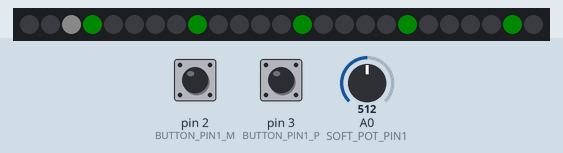
Simulated run of this sketch. Board: Arduino Uno, built with avr-gcc and run on an emulated ATmega328P. Shown: 25 RGB LEDs in strip order, left to right. The test bench sets the inputs (shaded band); at power-on: pin 2 (BUTTON_PIN1_M) HIGH, A0 (SOFT_POT_PIN1) = 512, pin 3 (BUTTON_PIN1_P) HIGH. Dim RGB values are drawn brighter than linear; what the sketch prints to the serial monitor is not drawn.

Above: at 1.2 s.
1.3 s: pin 2 (BUTTON_PIN1_M) pulled LOW for 0.15 s
At 1.69 s:
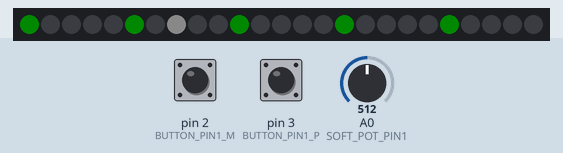
2.0 s: A0 (SOFT_POT_PIN1) set to 365
At 2.44 s:
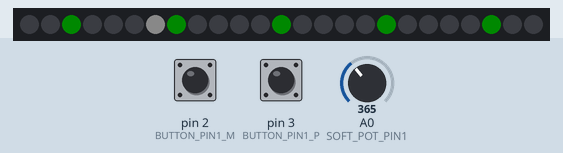
3.5 s: pin 2 (BUTTON_PIN1_M) pulled LOW for 1 s
At 5.08 s:
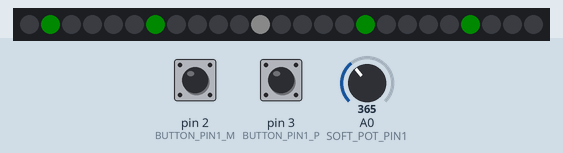
5.1 s: pin 3 (BUTTON_PIN1_P) pulled LOW for 0.15 s
5.8 s: A0 (SOFT_POT_PIN1) set to 435
8.8 s: A0 (SOFT_POT_PIN1) set to 458
At 9.22 s:
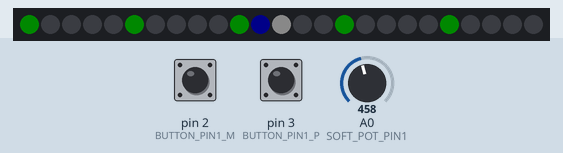
Timing chart, 0 to 11.8 s (numbered marks = the images above; inputs shaded):
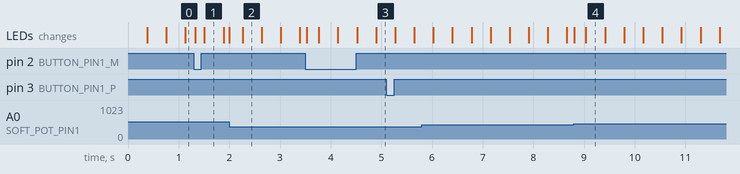

Measured:
- the behaviour switches between 445 and 446 on A0 (SOFT_POT_PIN1) (found by bisection; images 3 and 4)
- after the input at 8.8 s, the LEDs: first change at once (image 4 shows a later state)

The sketch:

SpotCheck_P1.ino
```cpp
#include <Adafruit_NeoPixel.h>
//P1 move
#define BUTTON_PIN1_M   2   // Digital IO pin connected to the button.  This will be
// driven with a pull-up resistor so the switch should
// pull the pin to ground momentarily.  On a high -> low
//P1 place                // transition the button press logic will execute.
#define BUTTON_PIN1_P   3 // p = placement of light

#define SOFT_POT_PIN1   A0 //for sliders

#define PIXEL_PIN    6    // Digital IO pin connected to the NeoPixels.
#define PIXEL_COUNT 25


Adafruit_NeoPixel strip = Adafruit_NeoPixel(PIXEL_COUNT, PIXEL_PIN, NEO_GRB + NEO_KHZ800);

int prevTime = 0;
int waveFrameTime = 0;
int WAVE_FRAME_MAX = 375;
int colLight = 0; //time global variables


class Player {
  public:
    int x;
    int y;

    int r;
    int g;
    int b;

    int direct; // set 1 for player 1, -1 for player 2
    Player(int xA, int yA, int directA)
    {
      x = xA;
      y = yA;
      direct = directA;
    } //end constructor
}; //end Player

Player player1(2, 0, 1);

//lights
int light1_0x, light1_1x, light1_2x, light1_3x, light1_4x, light1_5x, light1_6x;
int light1_0y, light1_1y, light1_2y, light1_3y, light1_4y, light1_5y, light1_6y;

//Controler varialbes
bool oldState1_M = HIGH;
bool oldState1_P = HIGH;

int blockCount1 = 0; //keeps track of what block in the cycle is placed

void setup() {
  // put your setup code here, to run once:
  pinMode(BUTTON_PIN1_P, INPUT_PULLUP);
  pinMode(BUTTON_PIN1_M, INPUT_PULLUP);

  pinMode(SOFT_POT_PIN1, INPUT);
  pinMode(SOFT_POT_PIN1, INPUT);

  strip.begin();
  strip.show(); // Initialize all pixels to 'off'

  Serial.begin(9600);


}

///////////////////////// Array for music input and light state/////////
int ledStMu[25][2] = {
  {0, 0}, {0, 0}, {0, 0}, {0, 0}, {0, 0},
  {0, 0}, {0, 0}, {0, 0}, {0, 0}, {0, 0},
  {0, 0}, {0, 0}, {0, 0}, {0, 0}, {0, 0},
  {0, 0}, {0, 0}, {0, 0}, {0, 0}, {0, 0},
  {0, 0}, {0, 0}, {0, 0}, {0, 0}, {0, 0}
};
//end ledMuSt
//use ledNum to call coordinates

/////////////////////////Column light////////////
void lightColumn(int col) {
  for (int row = 0; row < 5; row++) {
    strip.setPixelColor(ledNum(col, row), 0, 10, 0);

  }
}

///////////////////////// timey wimey stuff///////

//array of coordinates////////////////
int ledPositions[5][5] = {
  {0, 1, 2, 3, 4},
  {5, 6, 7, 8, 9},
  {10, 11, 12, 13, 14},
  {15, 16, 17, 18, 19},
  {20, 21, 22, 23, 24}
};

int ledNum(int x, int y) {
  return ledPositions[y][x];
} //end ledNum
//////////////////////////////////


void loop() {
  int currTime = millis();
  int dt = currTime - prevTime;
  prevTime = currTime;
  waveFrameTime += dt; // local time variables
  bool stepChk = false;
  if (waveFrameTime > WAVE_FRAME_MAX) {
    colLight = (colLight + 1) % 4;
    waveFrameTime = 0;
    stepChk = true;
  }
  int a = ledNum(player1.x, player1.y);

  int ledArray [25] = {0};

  /* ///////////////////////////////////////////////////////////////////////
     PLAYER 1 STUFF START
  */ ///////////////////////////////////////////////////////////////////////

  //PLACE BLOCK /////////////////////////////////////////////////
  bool newState1_P = digitalRead(BUTTON_PIN1_P); //BUTTON_PIN1_P: block place

  // Check if state changed from high to low (button press).
  if (newState1_P == LOW && oldState1_P == HIGH) {
    // Short delay to debounce button.
    delay(20);
    // Check if button is still low after debounce.
    newState1_P = digitalRead(BUTTON_PIN1_P);
    ledStMu[a][0] = 1;
    ledStMu[a][1] = 1;
  }
  oldState1_P = newState1_P;
  //REMOVE BLOCK /////////////////////////////////////////////////

  bool RemState1_P = digitalRead(BUTTON_PIN1_P); //BUTTON_PIN1_P: block place
/*
  // Check if state changed from high to low (button press).
  if (RemState1_P == LOW && oldState1_P == HIGH && ledStMu[a][0] == 1) {
    // Short delay to debounce button.
    delay(20);
    // Check if button is still low after debounce.
    RemState1_P = digitalRead(BUTTON_PIN1_P);
    ledStMu[a][0] = 0;
    ledStMu[a][1] = 0;
  }
  oldState1_P = RemState1_P;
  */
  //MOVE Y ////////////////////////////////////////////////////////////
  bool newState1_M = digitalRead(BUTTON_PIN1_M);

  // Check if state changed from high to low (button press).
  if (newState1_M == LOW && oldState1_M == HIGH) {
    // Short delay to debounce button.
    delay(20);
    // Check if button is still low after debounce.
    newState1_M = digitalRead(BUTTON_PIN1_M);
    if (newState1_M == LOW) {
      //player1.y++;
      //Serial.print("BEFORE: ");
      //Serial.println(player1.y);
      jump(player1);
      //Serial.print("AFTER: ");
      //Serial.println(player1.y);
    }
  }
  oldState1_M = newState1_M;

  //MOVE X///////////////////////////////////////////////////////////////

  //read pot's ADC value
  int softPotADC1 = analogRead(SOFT_POT_PIN1);
  //map the 0-1023 to 0-4
  int softPotPosition1 = map(softPotADC1, 0, 668, 0, 3);
  player1.x = softPotPosition1;
  //Serial.println('x'+ player1.x);
  //Serial.println(softPotPosition1);


  ledArray[ledNum(player1.x, player1.y)] = 1; //set player


  // Clear all leds to off
  for (int i = 0; i < 24; i = i + 1) {
    strip.setPixelColor(i, strip.Color(0, 0, 0));

    if (ledStMu[i][0] == 1) {
      strip.setPixelColor(i, strip.Color(0, 0, 10));
    }
  } //end for, resets color of pixels back to zero

  // Set marked leds to blue


  lightColumn(colLight); //column lighting function call

  /////////////MUSIC TRIGGERS//////
  if (stepChk){


  if (colLight == 0) {
    if (ledStMu[0][1] == 1) {
      Serial.print("1,");
      //Serial.print("b0b");
    }
    if (ledStMu[5][1] == 1) {
      Serial.print("2,");
      //Serial.print("beb");

    }
    if (ledStMu[10][1] == 1) {
      Serial.print("3,");

    }
    if (ledStMu[15][1] == 1) {
      Serial.print("4,");

    }
    if (ledStMu[20][1] == 1) {
      Serial.print("5,"); //may not need a comma

    }
  }

  if (colLight == 1) {
    if (ledStMu[1][1] == 1) {
      Serial.print("1,");
    }
    if (ledStMu[6][1] == 1) {
      Serial.print("2,");

    }
    if (ledStMu[11][1] == 1) {
      Serial.print("3,");

    }
    if (ledStMu[16][1] == 1) {
      Serial.print("4,");

    }
    if (ledStMu[21][1] == 1) {
      Serial.print("5,"); //may not need a comma

    }
  }
  if (colLight == 2) {
    if (ledStMu[2][1] == 1) {
      Serial.print("1,");
    }
    if (ledStMu[7][1] == 1) {
      Serial.print("2,");
    }
    if (ledStMu[12][1] == 1) {
      Serial.print("3,");
    }
    if (ledStMu[17][1] == 1) {
      Serial.print("4,");
    }
    if (ledStMu[22][1] == 1) {
      Serial.print("5,"); //may not need a comma
    }

  }
  if (colLight == 3) {
    if (ledStMu[3][1] == 1) {
      Serial.print("1,");
    }
    if (ledStMu[8][1] == 1) {
      Serial.print("2,");
    }
    if (ledStMu[13][1] == 1) {
      Serial.print("3,");
    }
    if (ledStMu[18][1] == 1) {
      Serial.print("4,");
    }
    if (ledStMu[23][1] == 1) {
      Serial.print("5,"); //may not need a comma
    }

  }
  }

  strip.setPixelColor(a, strip.Color(10, 10, 10));


  strip.show(); // This sends the updated pixel color to the hardware.
  /*
    Serial.print("Pot Readint =");
    Serial.print(softPotADC1);
    Serial.print(", x=");
    Serial.print(player1.x);
    Serial.print(", y=");
    Serial.print(player1.y);
    Serial.print(", number=");
    Serial.println(ledNum(player1.x, player1.y)); //coordinate of cursor
  */
} //end void loop
```

SpotCheck_Functions.ino
```cpp
void jump(Player &j) {
  Serial.print("JUMP: ");
  Serial.println(j.y);

  j.y++; //move the player in their direction
  //  Serial.println("jump");
  Serial.print("JUMP AFTER: ");
  Serial.println(j.y);
  if ( j.y > 4) {
    j.y = 0;
  }

} //end jump


int blockPlace(int i, Player j)  {
  switch (i) {
    case 0:
      //place block at player's location
      light1_0x = j.x;
      light1_0y = j.y;
      break;
    case 1:
      light1_1x = j.x;
      light1_1y = j.y;
      break;
    case 2:
      light1_2x = j.x;
      light1_2y = j.y;
      break;
    case 3:
      light1_3x = j.x;
      light1_3y = j.y;
      break;
    case 4:
      light1_4x = j.x;
      light1_4y = j.y;
      break;
    case 5:
      light1_5x = j.x;
      light1_5y = j.y;
      break;
    case 6:
      light1_6x = j.x;
      light1_6y = j.y;
      break;

  }
}//end blockPlace
```
